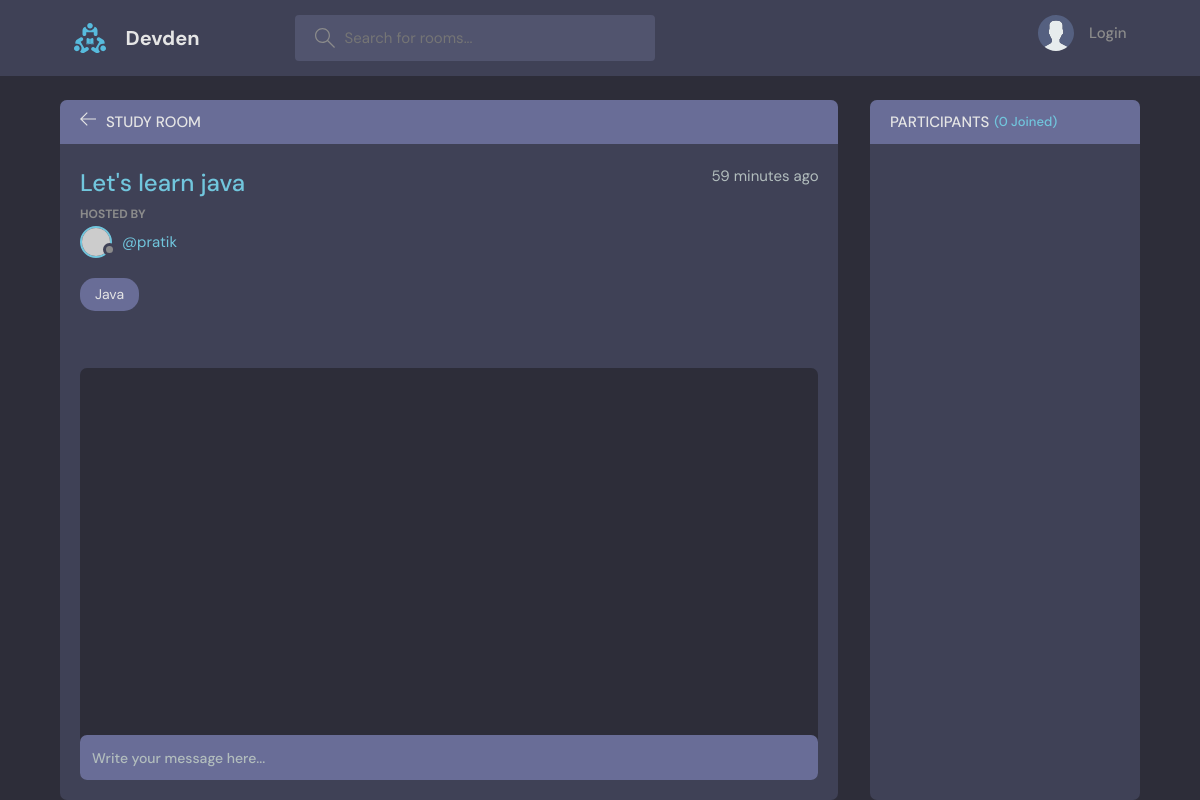
The page /room/4/ on the database its author committed.
### base/models.py (models this page shows, shortened)
class Room(models.Model):
    host = models.ForeignKey(User, on_delete = models.SET_NULL , null=True)
    topic = models.ForeignKey(Topic, on_delete = models.SET_NULL , null=True)
    name = models.CharField(max_length = 200)
    description = models.TextField(null = True, blank=True)
    participants = models.ManyToManyField(User , related_name='participants', blank=True)
    updated = models.DateTimeField(auto_now = True)
    created = models.DateTimeField(auto_now_add = True)
    class Meta:
        ordering = ['-updated','-created']

class User(AbstractUser):
    name = models.CharField(max_length=200, null=True)
    email = models.EmailField(unique=True, null=True)
    bio = models.TextField(null=True)
    avatar = models.ImageField(null=True, default="avatar.svg")
    USERNAME_FIELD = 'email'
    REQUIRED_FIELDS = ['username']

class Topic(models.Model):
    name = models.CharField(max_length=200)
    def __str__(self):
        return self.name

### base/views.py (the view, shortened to what this page needs)
# urls.py: path('room/<str:pk>/', views.room, name="room"),
def room(request , pk):
    room = Room.objects.get(id = pk)
    room_messages = room.message_set.all()
    participants = room.participants.all()
    context = {'room' : room, 'room_messages':room_messages, 'participants':participants}
    return render(request, 'base/room.html',context)

### base/templates/base/room.html (shortened to what this page needs)
{% extends "main.html" %}
{% block content %}
<main class="profile-page layout layout--2">
  <div class="container">
    <div class="room">
      <div class="room__top">
        <div class="room__topLeft">
          <a href="{% url 'home' %}">
            <svg version="1.1" xmlns="http://www.w3.org/2000/svg" width="32" height="32" viewBox="0 0 32 32">
              <title>arrow-left</title>
              <path
                d="M13.723 2.286l-13.723 13.714 13.719 13.714 1.616-1.611-10.96-10.96h27.625v-2.286h-27.625l10.965-10.965-1.616-1.607z">
              </path>
            </svg>
          </a>
          <h3>Study Room</h3>
        </div>
      </div>
      <div class="room__box scroll">
        <div class="room__header scroll">
          <div class="room__info">
            <h3>{{room.name}}</h3>
            <span>{{room.created|timesince}} ago</span>
          </div>
          <div class="room__hosted">
            <p>Hosted By</p>
            <a href="{% url 'user-profile' room.host.id %}" class="room__author">
              <div class="avatar avatar--small">
                <img src="https://randomuser.me/api/portraits/men/37.jpg" />
              </div>
              <span>@{{room.host.username}}</span>
            </a>
          </div>
          <span class="room__topics">{{room.topic}}</span>
        </div>
        <div class="room__conversation">
          <div class="threads scroll">
          </div>
        </div>
      </div>
      <div class="room__message">
        <form action="" method="POST">
          <input name="body" placeholder="Write your message here..." />
        </form>
      </div>
    </div>
    <div class="participants">
      <h3 class="participants__top">Participants <span>({{participants.count}} Joined)</span></h3>
      <div class="participants__list scroll">
      </div>
    </div>
  </div>
</main>
{% endblock content %}

### static/styles/style.css (style rules this page uses)
:root { --color-main: #71c6dd; --color-main-light: #e1f6fb; --color-dark: #3f4156; --color-dark-medium: #51546e; --color-dark-light: #696d97; --color-light: #e5e5e5; --color-gray: #8b8b8b; --color-light-gray: #b2bdbd; --color-bg: #2d2d39; --color-success: #5dd693; --color-error: #fc4b0b; }
* { font-family: "DM Sans", -apple-system, BlinkMacSystemFont, "Segoe UI", Roboto, Oxygen, Ubuntu, Cantarell, "Open Sans", "Helvetica Neue", sans-serif; margin: 0; padding: 0; box-sizing: border-box; text-rendering: optimizeLegibility; font-size: inherit; }
html { font-size: 56.25%; }
@media only screen and (min-width: 1200px) { html { font-size: 62.5%; } }
body { line-height: 1.6; font-weight: 400; font-size: 1.5rem; color: var(--color-light-gray); background-color: var(--color-bg); min-height: 100vh; }
img { width: 100%; }
a { display: inline-block; color: var(--color-main); text-decoration: none; }
.container { max-width: 120rem; width: 90%; margin: auto; }
.avatar { position: relative; display: inline-block; border-radius: 50%; border: 2px solid var(--color-main); }
.avatar img { display: block; border-radius: 50%; object-fit: cover; object-position: center; }
.avatar::after { content: ""; display: block; position: absolute; background-color: var(--color-gray); z-index: 111; border-radius: 50%; border: 0.3rem solid var(--color-dark); }
.avatar.avatar--small img { width: 2.8rem; height: 2.8rem; }
.avatar.avatar--small:after { width: 0.7rem; height: 0.7rem; bottom: 0px; right: -6px; }
.layout { margin-top: 2.4rem; }
.layout > .container { display: flex; justify-content: space-between; align-items: flex-start; }
.layout--2 > .container > div:first-child { flex-basis: 72%; }
.layout--2 > .container > div:last-child { flex-basis: 25%; }
.room, .participants { background: var(--color-dark); max-height: 87.5vh; border-radius: 0.7rem; overflow: hidden; position: relative; }
.room__top, .participants__top { background: var(--color-dark-light); display: flex; justify-content: space-between; align-items: center; padding: 1rem 2rem; position: relative; }
.room__top svg, .thread__top svg { width: 1.6rem; height: 1.6rem; fill: var(--color-light); cursor: pointer; }
.room__topLeft { display: flex; align-items: flex-end; gap: 1rem; }
.room__topLeft h3, .participants__top { text-transform: uppercase; font-weight: 500; color: var(--color-light); }
.room__topLeft svg { width: 1.6rem; height: 1.6rem; fill: var(--color-light); }
.room__header { max-height: 30vh; overflow-y: auto; position: absolute; width: 95%; background: var(--color-dark); z-index: 999; top: 4.4rem; padding-top: 2rem; padding-bottom: 1rem; }
.room__box { padding-left: 2rem; padding-right: 2rem; height: 80.5vh; padding-bottom: 0; }
.room__info { display: flex; justify-content: space-between; }
.room__info h3 { font-size: 2.4rem; font-weight: 500; color: var(--color-main); }
.room__hosted p { text-transform: uppercase; color: var(--color-gray); font-size: 1.2rem; font-weight: 700; line-height: 2; }
.room__author { display: flex; gap: 1rem; align-items: center; margin-bottom: 1rem; transition: all 0.3s ease-in-out; }
.room__topics { padding: 0.5rem 1.5rem; background: var(--color-dark-light); color: var(--color-light); display: inline-block; font-size: 1.4rem; border-radius: 1.5rem; margin: 1rem 0; }
.room__conversation { margin-top: 1rem; margin-bottom: 4rem; height: 64%; }
.threads { background: var(--color-bg); border-radius: 0.7rem; overflow-y: auto; height: 100%; margin-top: 28vh; padding: 0 2rem 4rem 2rem; }
.room__message { padding: 2rem; position: absolute; z-index: 111; bottom: 0; left: 0; right: 0; background: transparent; }
.room__message > form > input { resize: none; background-color: var(--color-dark-light); color: var(--color-light); border: none; outline: none; border-radius: 0.7rem; height: 4.5rem; width: 100%; margin-top: -1rem; padding: 1.2rem; font-size: 1.4rem; font-weight: 500; position: relative; }
.room__message > form > input::placeholder { color: var(--color-light-gray); }
.participants__top span { color: var(--color-main); font-size: 1.3rem; text-transform: none; }
.participants__top { justify-content: flex-start; gap: 0.5rem; }
.participants__list { padding: 2rem; height: 82.5vh; overflow-y: scroll; padding-bottom: 0; }

### rows shown on the page
Room: name "Let's learn java", created "59 minutes", host.username "pratik", topic "Java"

### other values the page prints
{{ participants.count }} "0"
